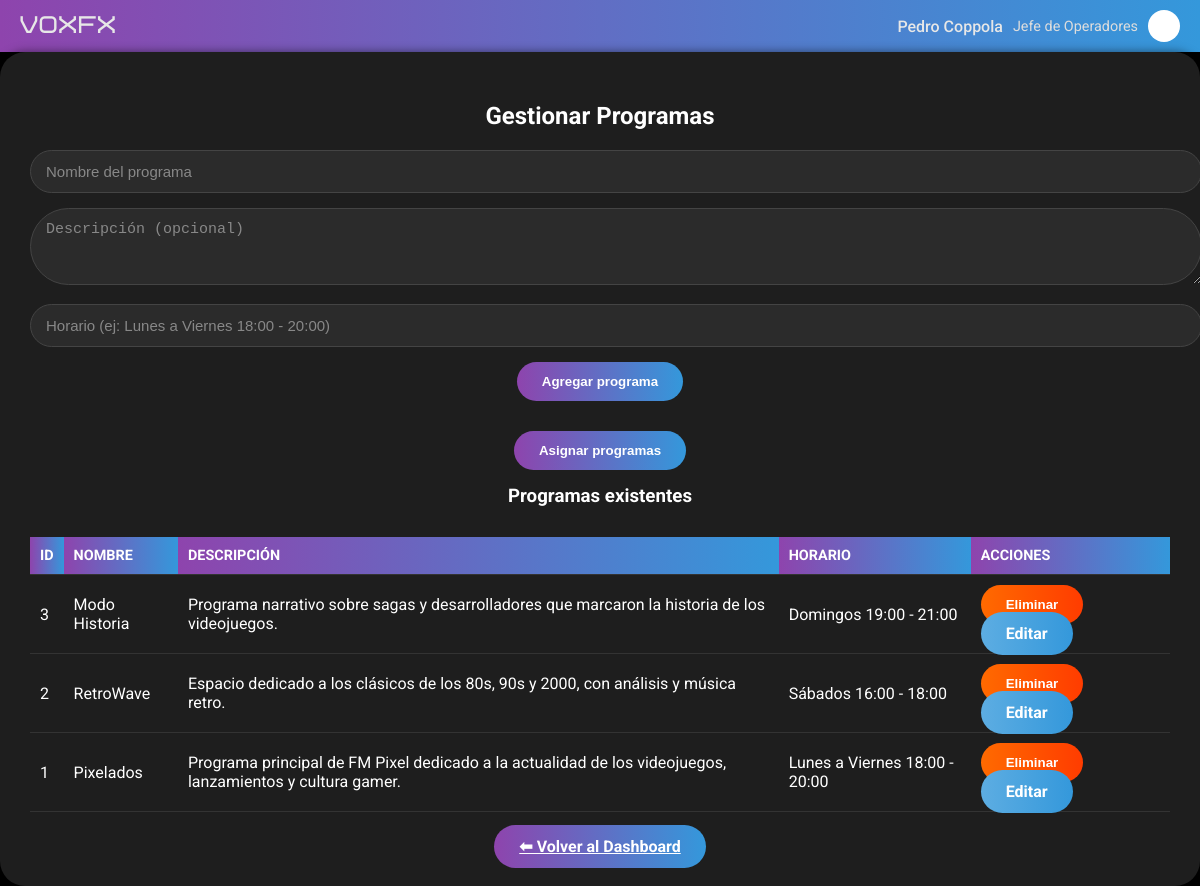
The page /programas.php (signed in) on the database its author committed.
### tables this page shows
CREATE TABLE `programas` (
  `id_programa` int(11) NOT NULL,
  `nombre_programa` varchar(100) NOT NULL,
  `descripcion` text DEFAULT NULL,
  `horario` varchar(50) DEFAULT NULL
);

### programas.php (the view, shortened to what this page needs)
<?php
require_once("php/permisos.php");
$username = $_SESSION['username'];
$result = $conn->query("SELECT * FROM programas ORDER BY id_programa DESC");
?>
<!DOCTYPE html>
<html lang="es">
<head>
<link rel="stylesheet" href="css/style.css">
</head>
<body>
<header>
  <div class="logo">VOXFX</div>
  <div class="user-info">
    <span><?php echo htmlspecialchars($username); ?></span>
    <small>Jefe de Operadores</small>
    <div class="avatar"></div>
  </div>
</header>
<div class="main-panel">
  <h2>Gestionar Programas</h2>
  <form method="post" style="margin-bottom:30px;">
    <input type="text" name="nombre_programa" placeholder="Nombre del programa" required>
    <textarea name="descripcion" rows="3" placeholder="Descripción (opcional)"></textarea>
    <input type="text" name="horario" placeholder="Horario (ej: Lunes a Viernes 18:00 - 20:00)">
    <button type="submit" class="btn btn-add">Agregar programa</button>
  </form>
  <div style="margin-bottom:15px;">
    <a href="asignar_programas.php"><button class="btn btn-add">Asignar programas</button></a>
  </div>
  <h3>Programas existentes</h3>
  <table>
    <thead>
      <tr>
        <th>ID</th>
        <th>Nombre</th>
        <th>Descripción</th>
        <th>Horario</th>
        <th>Acciones</th>
      </tr>
    </thead>
    <tbody>
      <?php while ($row = $result->fetch_assoc()): ?>
        <tr>
          <td><?php echo $row['id_programa']; ?></td>
          <td><?php echo htmlspecialchars($row['nombre_programa']); ?></td>
          <td><?php echo htmlspecialchars($row['descripcion']); ?></td>
          <td><?php echo htmlspecialchars($row['horario']); ?></td>
          <td>
            <div class="actions">
              <form method="get" action="programas.php" onsubmit="return confirm('¿Seguro que querés eliminar este programa?');">
                <button type="submit" class="btn btn-del">Eliminar</button>
                <a href="editar_programa.php?id=<?php echo $row['id_programa']; ?>"
                   class="btn btn-edit"
                   style="background:linear-gradient(to right,#5dade2,#3498db);text-decoration:none;">
                   Editar
                </a>
              </form>
            </div>
          </td>
        </tr>
      <?php endwhile; ?>
    </tbody>
  </table>
  <div style="text-align:center; margin-top:25px;">
    <a href="dashboard.php" class="btn btn-add">⬅ Volver al Dashboard</a>
  </div>
</div>
</body>
</html>

### css/style.css (style rules this page uses)
* { margin: 0; padding: 0; }
body { font-family: 'Roboto', sans-serif; background: #000; color: #e7e7e7; text-align: center; }
header { display: flex; justify-content: space-between; align-items: center; padding: 10px 20px; background: linear-gradient(to right, #8e44ad, #3498db); }
h2 { margin: 20px; }
.logo { font-family: 'Bicubik Regular', sans-serif; font-size: 24px; letter-spacing: 1px; }
.user-info { display: flex; align-items: center; gap: 10px; }
.user-info span { font-weight: 500; }
.user-info small { font-size: 0.9em; color: #ddd; }
.avatar { width: 32px; height: 32px; border-radius: 50%; background: #fff; }
.main-panel { flex: 1; background: #1e1e1e; padding: 30px; border-radius: 25px; color: #fff; box-shadow: 0 0 10px rgba(0, 0, 0, 0.5); height: auto; }
input, textarea, select { width: 100%; background: #2b2b2b; border: 1px solid #444; border-radius: 40px; color: #fff; padding: 12px 15px; margin-bottom: 15px; font-size: 15px; }
input::placeholder, textarea::placeholder { color: #888; }
button, .btn { border: none; border-radius: 40px; padding: 12px 25px; font-weight: bold; color: #fff; cursor: pointer; transition: transform 0.2s; }
.btn-del { background: linear-gradient(to right, #ff6a00, #ff3c00); }
.btn-add { background: linear-gradient(to right, #8e44ad, #3498db); }
table { width: 100%; border-collapse: collapse; margin-top: 30px; }
th, td { padding: 10px; text-align: left; border-bottom: 1px solid #333; }
th { background: linear-gradient(90deg, #8e44ad, #3498db); text-transform: uppercase; font-size: 0.9em; }
.actions { display: flex; gap: 8px; }

### rows shown on the page
programas: id_programa "3", nombre_programa "Modo Historia", descripcion "Programa narrativo sobre sagas y desarrolladores que marcaron la historia de los videojuegos.", horario "Domingos 19:00 - 21:00"
programas: id_programa "2", nombre_programa "RetroWave", descripcion "Espacio dedicado a los clásicos de los 80s, 90s y 2000, con análisis y música retro.", horario "Sábados 16:00 - 18:00"
programas: id_programa "1", nombre_programa "Pixelados", descripcion "Programa principal de FM Pixel dedicado a la actualidad de los videojuegos, lanzamientos y cultura gamer.", horario "Lunes a Viernes 18:00 - 20:00"

### other values the page prints
$username "Pedro Coppola"
